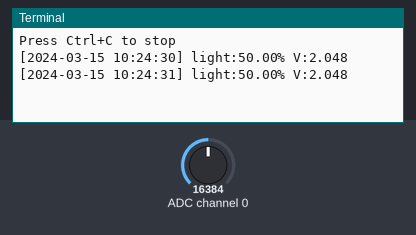
A program run on a simulated Raspberry Pi (BCM pin numbers). Shown: the last lines printed to the terminal. The inputs (shaded band) are chosen by the test bench; at power-on: ADC channel 0 = 16384 (analog values on the 0–32767 scale). The clock reads 2024-03-15 10:24:30 at power-on unless the program sets it.

Above: at 1.2 s.
1.3 s: ADC channel 0 set to 22936
At 2.4 s:
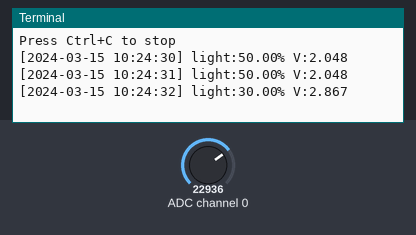
2.8 s: ADC channel 0 set to 28834
At 3.9 s:
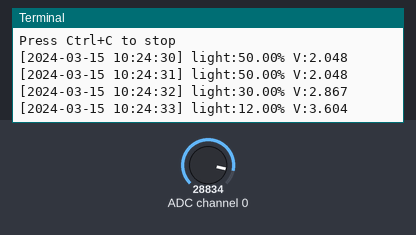
Timing chart, 0 to 5.8 s (numbered marks = the images above; inputs shaded):
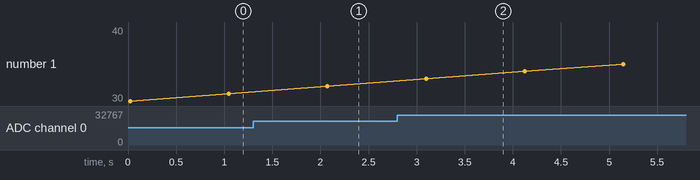

Measured:
- after the input at 1.3 s, the terminal: prints a new line after 0.77 s (image 1)
- after the input at 2.8 s, the terminal: prints a new line after 0.30 s (image 2)

The program:

KY18.py
```python
from adafruit_ads1x15.ads1115 import ADS1115
from adafruit_ads1x15.analog_in import AnalogIn
import board, busio, time
from datetime import datetime

i2c = busio.I2C(board.SCL, board.SDA)
ads = ADS1115(i2c, address=0x48)
ads.gain = 1

def read_light():
    chan = AnalogIn(ads, 0)
    print("Press Ctrl+C to stop")
    try:
        while True:
            ts = datetime.now().strftime("%Y-%m-%d %H:%M:%S")
            brightness = (32767 - chan.value)*100/32767
            inverted_voltage = ads.gain * 4.096 - chan.voltage
            print(f"[{ts}] light:{brightness:.2f}% V:{chan.voltage:.3f}")
            time.sleep(1)
    except KeyboardInterrupt:
        pass

def send_light():
    try:
        chan = AnalogIn(ads, 0)
        brightness = (32767 - chan.value)*100/32767
        return brightness
    except:
        return 0

if __name__ == "__main__":
    read_light()
```
